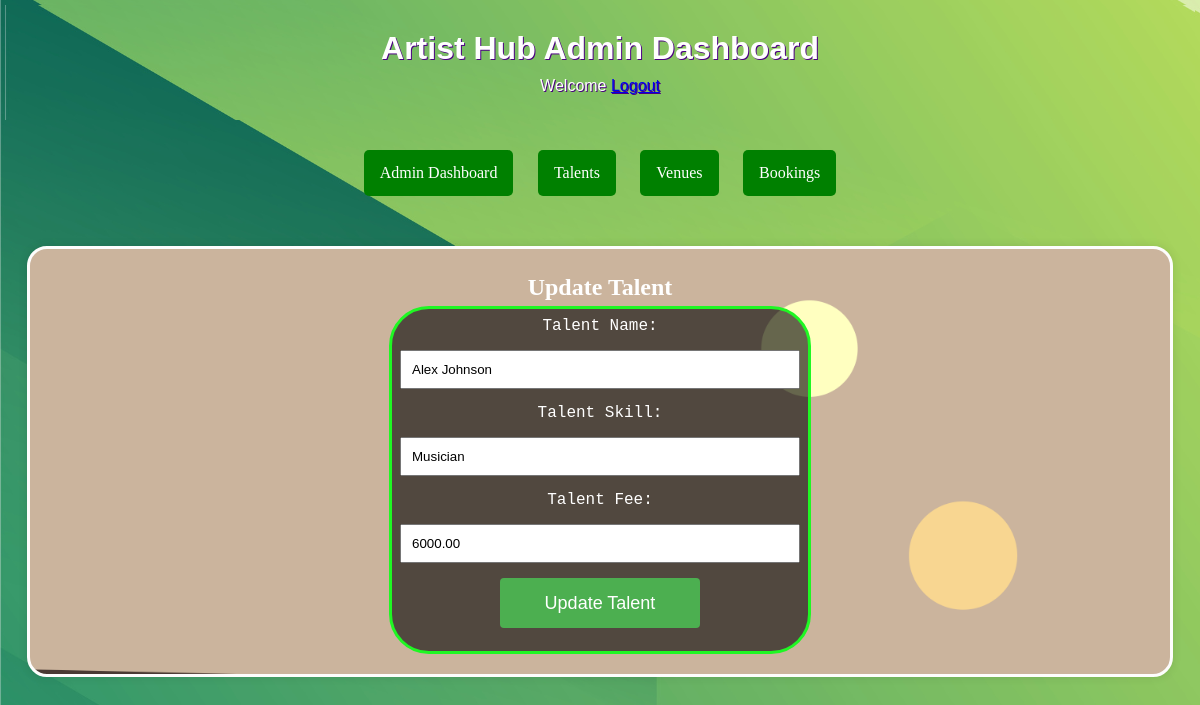
/updateTalent.php?talent_id=3, run on the app's committed database.
### tables this page shows
CREATE TABLE `talents` (
  `talent_id` int(11) NOT NULL,
  `talent_name` varchar(255) NOT NULL,
  `talent_skill` varchar(100) NOT NULL,
  `talent_fee` decimal(10,2) NOT NULL
);

### database.php (called while the page is built, shortened)
<?php
$host = "localhost";
$username = "root";
$password = "";
$database = "artisthub";
$conn = new mysqli($host, $username, $password, $database);
function getTalentDetails($talentId) {
    global $conn;
    $sql = "SELECT * FROM talents WHERE talent_id = ?";
    $stmt = $conn->prepare($sql);
    $stmt->bind_param("i", $talentId);
    $stmt->execute();
    $result = $stmt->get_result();
    if ($result->num_rows > 0) {
        return $result->fetch_assoc();
    }
    return null;
}
?>

### updateTalent.php (the view, shortened to what this page needs)
<?php
include_once 'database.php';
if (isset($_GET['talent_id'])) {
    $talentId = $_GET['talent_id'];
    $talentDetails = getTalentDetails($talentId);
} else {
    header("Location: admin_talents.php");
    exit();
}
?>
<!DOCTYPE html>
<html lang="en">
<head>
    <link rel="stylesheet" href="style.css">
</head>
<body>
    <div class="header">
        <h1>Artist Hub Admin Dashboard</h1>
        <p>Welcome <a href="logout.php">Logout</a></p>
    </div>
    <header>
        <nav>
            <a href="admin_dashboard.php">Admin Dashboard</a>
            <a href="admin_talents.php">Talents</a>
            <a href="admin_venues.php">Venues</a>
            <a href="admin_bookings.php">Bookings</a>
        </nav>
    </header>
    <div class="container">
        <h2>Update Talent</h2>
        <form method="post" action="<?php echo htmlspecialchars($_SERVER["PHP_SELF"]) . "?talent_id=" . $talentId; ?>">
            <label for="talentName">Talent Name:</label>
            <input type="text" id="talentName" name="talentName" value="<?php echo $talentDetails['talent_name']; ?>" required>
            <label for="talentSkill">Talent Skill:</label>
            <input type="text" id="talentSkill" name="talentSkill" value="<?php echo $talentDetails['talent_skill']; ?>" required>
            <label for="talentFee">Talent Fee:</label>
            <input type="text" id="talentFee" name="talentFee" value="<?php echo $talentDetails['talent_fee']; ?>" required>
            <button type="submit" name="update">Update Talent</button>
        </form>
    </div>
</body>
</html>

### style.css (style rules this page uses)
body, h1, h2, p, form { margin: 0; padding: 5px; color: rgb(255, 255, 255); text-align: center; }
body { background: linear-gradient(to bottom, #006400, #14c91a); font-family: Arial, sans-serif; font-size: 16px; color: white; background-image: url("sage.png"); }
.header { background-color: #14c91a; padding: 20px; color: white; text-shadow: 1px 1px indigo; text-align: center; background-image: url("sage.png"); }
.container { max-width: 1100px; margin: 20px auto; padding: 20px; border-radius: 20px; box-shadow: 0 0 10px rgba(0, 0, 0, 0.1); border-style: solid; color: rgb(253, 253, 253); font-family: Georgia; background-image: url("er.png"); background-size: cover; background-repeat: no-repeat; background-position: center; }
form { max-width: 400px; margin: 0 auto; font-family: Courier; font-size: 100%; padding: 8px; color: rgb(31, 247, 35); border-radius: 40px; border-style: solid; background: rgba(0, 0, 0, 0.6); }
label, input, button { display: block; margin-bottom: 15px; color: rgb(255, 255, 255); }
button, select { padding: 10px; width: 100%; box-sizing: border-box; }
input,select { color: rgb(0, 0, 0); padding: 10px; width: 100%; box-sizing: border-box; }
button { background-color: #4CAF50; color: white; border: none; padding: 12px 20px; text-align: center; text-decoration: none; display: inline-block; font-size: 18px; border-radius: 4px; cursor: pointer; width: 200px; height: 50px; }
nav { text-align: center; margin-bottom: 20px; padding-top: 30px; padding-bottom: 30px; }
nav a { color: white; text-decoration: none; padding: 14px 16px; display: inline-block; margin: 0 10px; border-radius: 5px; background-color: #008000; font-family: Verdana; }

### data on the page
talents: talentName "Alex Johnson", talentSkill "Musician", talentFee "6000.00"
